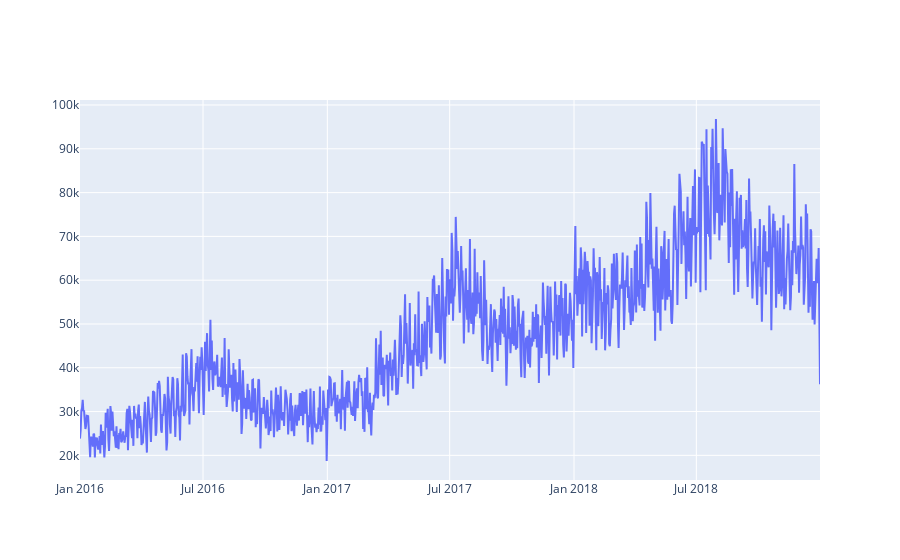

The code cell stored with this chart in its notebook:
### Code cell
plotly_df(dataset)

### Figure 1 — Plotly figure (JSON) as saved in the notebook; plotly's stock layout.template omitted (floating-point values rounded to 4 significant figures; data arrays with more than 128 entries replaced by an {"elided": "..."} marker saying what was removed)
{"data": [{"mode": "lines", "name": "searches", "type": "scatter", "x": {"elided": "1096 str values"}, "y": {"elided": "1096 int values"}}], "layout": {"title": {"text": ""}}}
